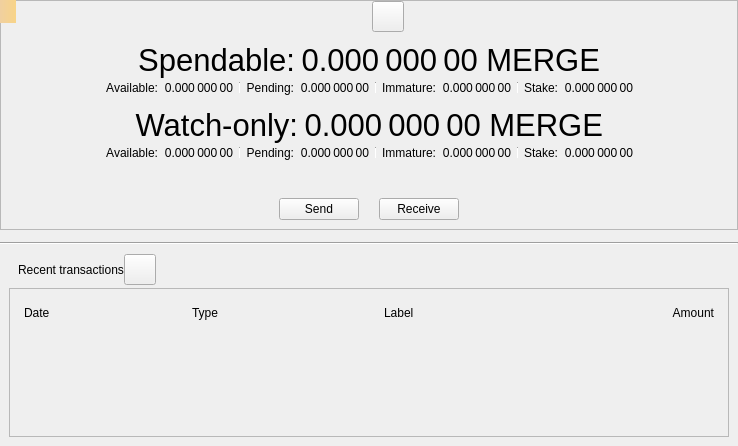
<?xml version="1.0" encoding="UTF-8"?>
<ui version="4.0">
 <class>OverviewPage</class>
 <widget class="QWidget" name="OverviewPage">
  <property name="geometry">
   <rect>
    <x>0</x>
    <y>0</y>
    <width>738</width>
    <height>446</height>
   </rect>
  </property>
  <property name="windowTitle">
   <string>Form</string>
  </property>
  <layout class="QVBoxLayout" name="verticalLayout_6">
   <property name="spacing">
    <number>0</number>
   </property>
   <property name="leftMargin">
    <number>0</number>
   </property>
   <property name="topMargin">
    <number>0</number>
   </property>
   <property name="rightMargin">
    <number>0</number>
   </property>
   <property name="bottomMargin">
    <number>0</number>
   </property>
   <item>
    <widget class="QFrame" name="frameBalances">
     <property name="frameShape">
      <enum>QFrame::StyledPanel</enum>
     </property>
     <property name="frameShadow">
      <enum>QFrame::Raised</enum>
     </property>
     <layout class="QVBoxLayout" name="verticalLayout_5">
      <property name="spacing">
       <number>0</number>
      </property>
      <property name="leftMargin">
       <number>0</number>
      </property>
      <property name="topMargin">
       <number>0</number>
      </property>
      <property name="rightMargin">
       <number>0</number>
      </property>
      <property name="bottomMargin">
       <number>0</number>
      </property>
      <item>
       <widget class="QWidget" name="widgetStatus" native="true">
        <layout class="QHBoxLayout" name="horizontalLayout_16">
         <property name="leftMargin">
          <number>0</number>
         </property>
         <property name="topMargin">
          <number>0</number>
         </property>
         <property name="rightMargin">
          <number>0</number>
         </property>
         <property name="bottomMargin">
          <number>0</number>
         </property>
         <item>
          <spacer name="horizontalSpacer_6">
           <property name="orientation">
            <enum>Qt::Horizontal</enum>
           </property>
           <property name="sizeHint" stdset="0">
            <size>
             <width>0</width>
             <height>20</height>
            </size>
           </property>
          </spacer>
         </item>
         <item>
          <widget class="QLabel" name="labelLogo">
           <property name="sizePolicy">
            <sizepolicy hsizetype="Fixed" vsizetype="Fixed">
             <horstretch>0</horstretch>
             <verstretch>0</verstretch>
            </sizepolicy>
           </property>
           <property name="minimumSize">
            <size>
             <width>32</width>
             <height>32</height>
            </size>
           </property>
          </widget>
         </item>
         <item>
          <widget class="QToolButton" name="labelWalletStatus">
           <property name="enabled">
            <bool>true</bool>
           </property>
           <property name="toolTip">
            <string>The displayed information may be out of date. Your wallet automatically synchronizes with the Merge network after a connection is established, but this process has not completed yet.</string>
           </property>
           <property name="text">
            <string/>
           </property>
           <property name="icon">
            <iconset>
             <normaloff>:/icons/warning</normaloff>
             <disabledoff>:/icons/warning</disabledoff>:/icons/warning</iconset>
           </property>
           <property name="iconSize">
            <size>
             <width>24</width>
             <height>24</height>
            </size>
           </property>
           <property name="flat" stdset="0">
            <bool>false</bool>
           </property>
          </widget>
         </item>
         <item>
          <spacer name="horizontalSpacer_5">
           <property name="orientation">
            <enum>Qt::Horizontal</enum>
           </property>
           <property name="sizeHint" stdset="0">
            <size>
             <width>0</width>
             <height>20</height>
            </size>
           </property>
          </spacer>
         </item>
        </layout>
       </widget>
      </item>
      <item>
       <widget class="QWidget" name="widgetWallet" native="true">
        <layout class="QVBoxLayout" name="verticalLayout_2">
         <property name="spacing">
          <number>0</number>
         </property>
         <item>
          <widget class="QWidget" name="widgetTotal" native="true">
           <layout class="QHBoxLayout" name="horizontalLayout">
            <property name="leftMargin">
             <number>0</number>
            </property>
            <property name="topMargin">
             <number>0</number>
            </property>
            <property name="rightMargin">
             <number>0</number>
            </property>
            <property name="bottomMargin">
             <number>0</number>
            </property>
            <item>
             <spacer name="horizontalSpacer_7">
              <property name="orientation">
               <enum>Qt::Horizontal</enum>
              </property>
              <property name="sizeHint" stdset="0">
               <size>
                <width>0</width>
                <height>20</height>
               </size>
              </property>
             </spacer>
            </item>
            <item>
             <widget class="QLabel" name="labelSpendable">
              <property name="font">
               <font>
                <pointsize>23</pointsize>
               </font>
              </property>
              <property name="text">
               <string>Spendable:</string>
              </property>
              <property name="alignment">
               <set>Qt::AlignRight|Qt::AlignTrailing|Qt::AlignVCenter</set>
              </property>
             </widget>
            </item>
            <item>
             <widget class="QLabel" name="labelTotal">
              <property name="font">
               <font>
                <pointsize>23</pointsize>
               </font>
              </property>
              <property name="cursor">
               <cursorShape>IBeamCursor</cursorShape>
              </property>
              <property name="toolTip">
               <string>Your current total balance</string>
              </property>
              <property name="text">
               <string notr="true">0.000 000 00 MERGE</string>
              </property>
              <property name="alignment">
               <set>Qt::AlignRight|Qt::AlignTrailing|Qt::AlignVCenter</set>
              </property>
              <property name="textInteractionFlags">
               <set>Qt::LinksAccessibleByMouse|Qt::TextSelectableByMouse</set>
              </property>
             </widget>
            </item>
            <item>
             <spacer name="horizontalSpacer_8">
              <property name="orientation">
               <enum>Qt::Horizontal</enum>
              </property>
              <property name="sizeHint" stdset="0">
               <size>
                <width>0</width>
                <height>20</height>
               </size>
              </property>
             </spacer>
            </item>
           </layout>
          </widget>
         </item>
         <item>
          <layout class="QHBoxLayout" name="horizontalLayout_13">
           <property name="leftMargin">
            <number>0</number>
           </property>
           <property name="topMargin">
            <number>0</number>
           </property>
           <property name="rightMargin">
            <number>0</number>
           </property>
           <property name="bottomMargin">
            <number>0</number>
           </property>
           <item>
            <spacer name="horizontalSpacer_9">
             <property name="orientation">
              <enum>Qt::Horizontal</enum>
             </property>
             <property name="sizeHint" stdset="0">
              <size>
               <width>40</width>
               <height>20</height>
              </size>
             </property>
            </spacer>
           </item>
           <item>
            <widget class="QWidget" name="widgetBalance" native="true">
             <layout class="QHBoxLayout" name="horizontalLayout_2">
              <property name="leftMargin">
               <number>0</number>
              </property>
              <property name="topMargin">
               <number>0</number>
              </property>
              <property name="rightMargin">
               <number>0</number>
              </property>
              <property name="bottomMargin">
               <number>0</number>
              </property>
              <item>
               <widget class="QLabel" name="labelBalanceText">
                <property name="text">
                 <string>Available:</string>
                </property>
                <property name="alignment">
                 <set>Qt::AlignRight|Qt::AlignTrailing|Qt::AlignVCenter</set>
                </property>
               </widget>
              </item>
              <item>
               <widget class="QLabel" name="labelBalance">
                <property name="cursor">
                 <cursorShape>IBeamCursor</cursorShape>
                </property>
                <property name="toolTip">
                 <string>Your current spendable balance</string>
                </property>
                <property name="text">
                 <string notr="true">0.000 000 00</string>
                </property>
                <property name="alignment">
                 <set>Qt::AlignRight|Qt::AlignTrailing|Qt::AlignVCenter</set>
                </property>
                <property name="textInteractionFlags">
                 <set>Qt::LinksAccessibleByMouse|Qt::TextSelectableByMouse</set>
                </property>
               </widget>
              </item>
             </layout>
            </widget>
           </item>
           <item>
            <widget class="QWidget" name="widgetPending" native="true">
             <layout class="QHBoxLayout" name="horizontalLayout_3">
              <property name="leftMargin">
               <number>6</number>
              </property>
              <property name="topMargin">
               <number>0</number>
              </property>
              <property name="rightMargin">
               <number>0</number>
              </property>
              <property name="bottomMargin">
               <number>0</number>
              </property>
              <item>
               <widget class="Line" name="vLine">
                <property name="maximumSize">
                 <size>
                  <width>1</width>
                  <height>12</height>
                 </size>
                </property>
                <property name="orientation">
                 <enum>Qt::Vertical</enum>
                </property>
               </widget>
              </item>
              <item>
               <widget class="QLabel" name="labelPendingText">
                <property name="text">
                 <string>Pending:</string>
                </property>
                <property name="alignment">
                 <set>Qt::AlignRight|Qt::AlignTrailing|Qt::AlignVCenter</set>
                </property>
               </widget>
              </item>
              <item>
               <widget class="QLabel" name="labelUnconfirmed">
                <property name="cursor">
                 <cursorShape>IBeamCursor</cursorShape>
                </property>
                <property name="toolTip">
                 <string>Total of transactions that have yet to be confirmed, and do not yet count toward the spendable balance</string>
                </property>
                <property name="text">
                 <string notr="true">0.000 000 00</string>
                </property>
                <property name="alignment">
                 <set>Qt::AlignRight|Qt::AlignTrailing|Qt::AlignVCenter</set>
                </property>
                <property name="textInteractionFlags">
                 <set>Qt::LinksAccessibleByMouse|Qt::TextSelectableByMouse</set>
                </property>
               </widget>
              </item>
             </layout>
            </widget>
           </item>
           <item>
            <widget class="QWidget" name="widgetImmature" native="true">
             <layout class="QHBoxLayout" name="horizontalLayout_4">
              <property name="leftMargin">
               <number>6</number>
              </property>
              <property name="topMargin">
               <number>0</number>
              </property>
              <property name="rightMargin">
               <number>0</number>
              </property>
              <property name="bottomMargin">
               <number>0</number>
              </property>
              <item>
               <widget class="Line" name="vLine_2">
                <property name="maximumSize">
                 <size>
                  <width>1</width>
                  <height>12</height>
                 </size>
                </property>
                <property name="orientation">
                 <enum>Qt::Vertical</enum>
                </property>
               </widget>
              </item>
              <item>
               <widget class="QLabel" name="labelImmatureText">
                <property name="text">
                 <string>Immature:</string>
                </property>
                <property name="alignment">
                 <set>Qt::AlignRight|Qt::AlignTrailing|Qt::AlignVCenter</set>
                </property>
               </widget>
              </item>
              <item>
               <widget class="QLabel" name="labelImmature">
                <property name="cursor">
                 <cursorShape>IBeamCursor</cursorShape>
                </property>
                <property name="toolTip">
                 <string>Mined balance that has not yet matured</string>
                </property>
                <property name="text">
                 <string notr="true">0.000 000 00</string>
                </property>
                <property name="alignment">
                 <set>Qt::AlignRight|Qt::AlignTrailing|Qt::AlignVCenter</set>
                </property>
                <property name="textInteractionFlags">
                 <set>Qt::LinksAccessibleByMouse|Qt::TextSelectableByMouse</set>
                </property>
               </widget>
              </item>
             </layout>
            </widget>
           </item>
           <item>
            <widget class="QWidget" name="widgetStake" native="true">
             <layout class="QHBoxLayout" name="horizontalLayout_7">
              <property name="leftMargin">
               <number>6</number>
              </property>
              <property name="topMargin">
               <number>0</number>
              </property>
              <property name="rightMargin">
               <number>0</number>
              </property>
              <property name="bottomMargin">
               <number>0</number>
              </property>
              <item>
               <widget class="Line" name="vLine_3">
                <property name="maximumSize">
                 <size>
                  <width>1</width>
                  <height>12</height>
                 </size>
                </property>
                <property name="orientation">
                 <enum>Qt::Vertical</enum>
                </property>
               </widget>
              </item>
              <item>
               <widget class="QLabel" name="labelStakeText">
                <property name="text">
                 <string>Stake:</string>
                </property>
                <property name="alignment">
                 <set>Qt::AlignRight|Qt::AlignTrailing|Qt::AlignVCenter</set>
                </property>
               </widget>
              </item>
              <item>
               <widget class="QLabel" name="labelStake">
                <property name="text">
                 <string>0.000 000 00</string>
                </property>
                <property name="alignment">
                 <set>Qt::AlignRight|Qt::AlignTrailing|Qt::AlignVCenter</set>
                </property>
                <property name="textInteractionFlags">
                 <set>Qt::LinksAccessibleByMouse|Qt::TextSelectableByMouse</set>
                </property>
               </widget>
              </item>
             </layout>
            </widget>
           </item>
           <item>
            <spacer name="horizontalSpacer_10">
             <property name="orientation">
              <enum>Qt::Horizontal</enum>
             </property>
             <property name="sizeHint" stdset="0">
              <size>
               <width>40</width>
               <height>20</height>
              </size>
             </property>
            </spacer>
           </item>
          </layout>
         </item>
        </layout>
       </widget>
      </item>
      <item>
       <widget class="QWidget" name="widgetWatch" native="true">
        <layout class="QVBoxLayout" name="verticalLayout_4">
         <property name="spacing">
          <number>0</number>
         </property>
         <property name="topMargin">
          <number>0</number>
         </property>
         <property name="bottomMargin">
          <number>0</number>
         </property>
         <item>
          <widget class="QWidget" name="widgetWatchTotal" native="true">
           <layout class="QHBoxLayout" name="horizontalLayout_8">
            <property name="leftMargin">
             <number>0</number>
            </property>
            <property name="topMargin">
             <number>0</number>
            </property>
            <property name="rightMargin">
             <number>0</number>
            </property>
            <property name="bottomMargin">
             <number>0</number>
            </property>
            <item>
             <spacer name="horizontalSpacer_11">
              <property name="orientation">
               <enum>Qt::Horizontal</enum>
              </property>
              <property name="sizeHint" stdset="0">
               <size>
                <width>0</width>
                <height>20</height>
               </size>
              </property>
             </spacer>
            </item>
            <item>
             <widget class="QLabel" name="labelWatchonly">
              <property name="font">
               <font>
                <pointsize>23</pointsize>
               </font>
              </property>
              <property name="text">
               <string>Watch-only:</string>
              </property>
              <property name="alignment">
               <set>Qt::AlignRight|Qt::AlignTrailing|Qt::AlignVCenter</set>
              </property>
             </widget>
            </item>
            <item>
             <widget class="QLabel" name="labelWatchTotal">
              <property name="font">
               <font>
                <pointsize>23</pointsize>
               </font>
              </property>
              <property name="cursor">
               <cursorShape>IBeamCursor</cursorShape>
              </property>
              <property name="toolTip">
               <string>Current total balance in watch-only addresses</string>
              </property>
              <property name="text">
               <string notr="true">0.000 000 00 MERGE</string>
              </property>
              <property name="alignment">
               <set>Qt::AlignRight|Qt::AlignTrailing|Qt::AlignVCenter</set>
              </property>
              <property name="textInteractionFlags">
               <set>Qt::LinksAccessibleByMouse|Qt::TextSelectableByMouse</set>
              </property>
             </widget>
            </item>
            <item>
             <spacer name="horizontalSpacer_12">
              <property name="orientation">
               <enum>Qt::Horizontal</enum>
              </property>
              <property name="sizeHint" stdset="0">
               <size>
                <width>0</width>
                <height>20</height>
               </size>
              </property>
             </spacer>
            </item>
           </layout>
          </widget>
         </item>
         <item>
          <layout class="QHBoxLayout" name="horizontalLayout_14">
           <property name="leftMargin">
            <number>0</number>
           </property>
           <property name="rightMargin">
            <number>0</number>
           </property>
           <item>
            <spacer name="horizontalSpacer_13">
             <property name="orientation">
              <enum>Qt::Horizontal</enum>
             </property>
             <property name="sizeHint" stdset="0">
              <size>
               <width>0</width>
               <height>20</height>
              </size>
             </property>
            </spacer>
           </item>
           <item>
            <widget class="QWidget" name="widgetWatchAvailable" native="true">
             <layout class="QHBoxLayout" name="horizontalLayout_9">
              <property name="leftMargin">
               <number>0</number>
              </property>
              <property name="topMargin">
               <number>0</number>
              </property>
              <property name="rightMargin">
               <number>0</number>
              </property>
              <property name="bottomMargin">
               <number>0</number>
              </property>
              <item>
               <widget class="QLabel" name="labelWatchAvailableText">
                <property name="text">
                 <string>Available:</string>
                </property>
                <property name="alignment">
                 <set>Qt::AlignRight|Qt::AlignTrailing|Qt::AlignVCenter</set>
                </property>
               </widget>
              </item>
              <item>
               <widget class="QLabel" name="labelWatchAvailable">
                <property name="cursor">
                 <cursorShape>IBeamCursor</cursorShape>
                </property>
                <property name="toolTip">
                 <string>Your current balance in watch-only addresses</string>
                </property>
                <property name="text">
                 <string notr="true">0.000 000 00</string>
                </property>
                <property name="alignment">
                 <set>Qt::AlignRight|Qt::AlignTrailing|Qt::AlignVCenter</set>
                </property>
                <property name="textInteractionFlags">
                 <set>Qt::LinksAccessibleByMouse|Qt::TextSelectableByMouse</set>
                </property>
               </widget>
              </item>
             </layout>
            </widget>
           </item>
           <item>
            <widget class="QWidget" name="widgetWatchPending" native="true">
             <layout class="QHBoxLayout" name="horizontalLayout_10">
              <property name="leftMargin">
               <number>6</number>
              </property>
              <property name="topMargin">
               <number>0</number>
              </property>
              <property name="rightMargin">
               <number>0</number>
              </property>
              <property name="bottomMargin">
               <number>0</number>
              </property>
              <item>
               <widget class="Line" name="vLine_4">
                <property name="maximumSize">
                 <size>
                  <width>1</width>
                  <height>12</height>
                 </size>
                </property>
                <property name="orientation">
                 <enum>Qt::Vertical</enum>
                </property>
               </widget>
              </item>
              <item>
               <widget class="QLabel" name="labelWatchPendingText">
                <property name="text">
                 <string>Pending:</string>
                </property>
                <property name="alignment">
                 <set>Qt::AlignRight|Qt::AlignTrailing|Qt::AlignVCenter</set>
                </property>
               </widget>
              </item>
              <item>
               <widget class="QLabel" name="labelWatchPending">
                <property name="cursor">
                 <cursorShape>IBeamCursor</cursorShape>
                </property>
                <property name="toolTip">
                 <string>Unconfirmed transactions to watch-only addresses</string>
                </property>
                <property name="text">
                 <string notr="true">0.000 000 00</string>
                </property>
                <property name="alignment">
                 <set>Qt::AlignRight|Qt::AlignTrailing|Qt::AlignVCenter</set>
                </property>
                <property name="textInteractionFlags">
                 <set>Qt::LinksAccessibleByMouse|Qt::TextSelectableByMouse</set>
                </property>
               </widget>
              </item>
             </layout>
            </widget>
           </item>
           <item>
            <widget class="QWidget" name="widgetWatchImmature" native="true">
             <layout class="QHBoxLayout" name="horizontalLayout_11">
              <property name="leftMargin">
               <number>6</number>
              </property>
              <property name="topMargin">
               <number>0</number>
              </property>
              <property name="rightMargin">
               <number>0</number>
              </property>
              <property name="bottomMargin">
               <number>0</number>
              </property>
              <item>
               <widget class="Line" name="vLine_5">
                <property name="maximumSize">
                 <size>
                  <width>1</width>
                  <height>12</height>
                 </size>
                </property>
                <property name="orientation">
                 <enum>Qt::Vertical</enum>
                </property>
               </widget>
              </item>
              <item>
               <widget class="QLabel" name="labelWatchImmatureText">
                <property name="text">
                 <string>Immature:</string>
                </property>
                <property name="alignment">
                 <set>Qt::AlignRight|Qt::AlignTrailing|Qt::AlignVCenter</set>
                </property>
               </widget>
              </item>
              <item>
               <widget class="QLabel" name="labelWatchImmature">
                <property name="cursor">
                 <cursorShape>IBeamCursor</cursorShape>
                </property>
                <property name="toolTip">
                 <string>Mined balance in watch-only addresses that has not yet matured</string>
                </property>
                <property name="text">
                 <string notr="true">0.000 000 00</string>
                </property>
                <property name="alignment">
                 <set>Qt::AlignRight|Qt::AlignTrailing|Qt::AlignVCenter</set>
                </property>
                <property name="textInteractionFlags">
                 <set>Qt::LinksAccessibleByMouse|Qt::TextSelectableByMouse</set>
                </property>
               </widget>
              </item>
             </layout>
            </widget>
           </item>
           <item>
            <widget class="QWidget" name="widgetWatchStake" native="true">
             <layout class="QHBoxLayout" name="horizontalLayout_12">
              <property name="leftMargin">
               <number>6</number>
              </property>
              <property name="topMargin">
               <number>0</number>
              </property>
              <property name="rightMargin">
               <number>0</number>
              </property>
              <property name="bottomMargin">
               <number>0</number>
              </property>
              <item>
               <widget class="Line" name="vLine_6">
                <property name="maximumSize">
                 <size>
                  <width>1</width>
                  <height>12</height>
                 </size>
                </property>
                <property name="orientation">
                 <enum>Qt::Vertical</enum>
                </property>
               </widget>
              </item>
              <item>
               <widget class="QLabel" name="labelWatchStakeText">
                <property name="text">
                 <string>Stake:</string>
                </property>
                <property name="alignment">
                 <set>Qt::AlignRight|Qt::AlignTrailing|Qt::AlignVCenter</set>
                </property>
               </widget>
              </item>
              <item>
               <widget class="QLabel" name="labelWatchStake">
                <property name="text">
                 <string>0.000 000 00</string>
                </property>
                <property name="alignment">
                 <set>Qt::AlignRight|Qt::AlignTrailing|Qt::AlignVCenter</set>
                </property>
                <property name="textInteractionFlags">
                 <set>Qt::LinksAccessibleByMouse|Qt::TextSelectableByMouse</set>
                </property>
               </widget>
              </item>
             </layout>
            </widget>
           </item>
           <item>
            <spacer name="horizontalSpacer_14">
             <property name="orientation">
              <enum>Qt::Horizontal</enum>
             </property>
             <property name="sizeHint" stdset="0">
              <size>
               <width>0</width>
               <height>20</height>
              </size>
             </property>
            </spacer>
           </item>
          </layout>
         </item>
        </layout>
       </widget>
      </item>
      <item>
       <widget class="QWidget" name="widgetTransaction" native="true">
        <layout class="QHBoxLayout" name="horizontalLayout_15">
         <property name="spacing">
          <number>20</number>
         </property>
         <property name="topMargin">
          <number>35</number>
         </property>
         <item>
          <spacer name="horizontalSpacer_15">
           <property name="orientation">
            <enum>Qt::Horizontal</enum>
           </property>
           <property name="sizeHint" stdset="0">
            <size>
             <width>0</width>
             <height>20</height>
            </size>
           </property>
          </spacer>
         </item>
         <item>
          <widget class="QtumPushButton" name="buttonSend">
           <property name="text">
            <string>Send</string>
           </property>
          </widget>
         </item>
         <item>
          <widget class="QtumPushButton" name="buttonReceive">
           <property name="text">
            <string>Receive</string>
           </property>
          </widget>
         </item>
         <item>
          <spacer name="horizontalSpacer_16">
           <property name="orientation">
            <enum>Qt::Horizontal</enum>
           </property>
           <property name="sizeHint" stdset="0">
            <size>
             <width>0</width>
             <height>20</height>
            </size>
           </property>
          </spacer>
         </item>
        </layout>
       </widget>
      </item>
     </layout>
    </widget>
   </item>
   <item>
    <spacer name="verticalSpacer_5">
     <property name="orientation">
      <enum>Qt::Vertical</enum>
     </property>
     <property name="sizeType">
      <enum>QSizePolicy::Fixed</enum>
     </property>
     <property name="sizeHint" stdset="0">
      <size>
       <width>20</width>
       <height>12</height>
      </size>
     </property>
    </spacer>
   </item>
   <item>
    <widget class="Line" name="hLine">
     <property name="orientation">
      <enum>Qt::Horizontal</enum>
     </property>
    </widget>
   </item>
   <item>
    <spacer name="verticalSpacer_4">
     <property name="orientation">
      <enum>Qt::Vertical</enum>
     </property>
     <property name="sizeType">
      <enum>QSizePolicy::Fixed</enum>
     </property>
     <property name="sizeHint" stdset="0">
      <size>
       <width>20</width>
       <height>0</height>
      </size>
     </property>
    </spacer>
   </item>
   <item>
    <widget class="QWidget" name="widgetRecent" native="true">
     <layout class="QVBoxLayout" name="verticalLayout">
      <property name="spacing">
       <number>0</number>
      </property>
      <item>
       <layout class="QHBoxLayout" name="horizontalLayout_6">
        <property name="leftMargin">
         <number>9</number>
        </property>
        <property name="rightMargin">
         <number>9</number>
        </property>
        <property name="bottomMargin">
         <number>3</number>
        </property>
        <item>
         <widget class="QLabel" name="labelRecentTransactions">
          <property name="text">
           <string>Recent transactions</string>
          </property>
         </widget>
        </item>
        <item>
         <widget class="QToolButton" name="labelTransactionsStatus">
          <property name="enabled">
           <bool>true</bool>
          </property>
          <property name="toolTip">
           <string>The displayed information may be out of date. Your wallet automatically synchronizes with the Merge network after a connection is established, but this process has not completed yet.</string>
          </property>
          <property name="text">
           <string/>
          </property>
          <property name="icon">
           <iconset>
            <normaloff>:/icons/warning</normaloff>
            <disabledoff>:/icons/warning</disabledoff>:/icons/warning</iconset>
          </property>
          <property name="iconSize">
           <size>
            <width>24</width>
            <height>24</height>
           </size>
          </property>
          <property name="flat" stdset="0">
           <bool>false</bool>
          </property>
         </widget>
        </item>
        <item>
         <spacer name="horizontalSpacer_3">
          <property name="orientation">
           <enum>Qt::Horizontal</enum>
          </property>
          <property name="sizeHint" stdset="0">
           <size>
            <width>0</width>
            <height>20</height>
           </size>
          </property>
         </spacer>
        </item>
       </layout>
      </item>
      <item>
       <layout class="QVBoxLayout" name="verticalLayout_3">
        <item>
         <widget class="QFrame" name="frameRecentTransactions">
          <property name="autoFillBackground">
           <bool>true</bool>
          </property>
          <property name="frameShape">
           <enum>QFrame::StyledPanel</enum>
          </property>
          <property name="frameShadow">
           <enum>QFrame::Raised</enum>
          </property>
          <layout class="QVBoxLayout" name="verticalLayout_8">
           <item>
            <widget class="QWidget" name="widget_header" native="true">
             <layout class="QHBoxLayout" name="horizontalLayout_5">
              <property name="spacing">
               <number>5</number>
              </property>
              <property name="leftMargin">
               <number>5</number>
              </property>
              <property name="topMargin">
               <number>5</number>
              </property>
              <property name="rightMargin">
               <number>5</number>
              </property>
              <property name="bottomMargin">
               <number>5</number>
              </property>
              <item>
               <widget class="QLabel" name="labelDate">
                <property name="text">
                 <string>Date</string>
                </property>
               </widget>
              </item>
              <item>
               <widget class="QLabel" name="labelType">
                <property name="text">
                 <string>Type</string>
                </property>
               </widget>
              </item>
              <item>
               <spacer name="horizontalSpacer_2">
                <property name="orientation">
                 <enum>Qt::Horizontal</enum>
                </property>
                <property name="sizeType">
                 <enum>QSizePolicy::Fixed</enum>
                </property>
                <property name="sizeHint" stdset="0">
                 <size>
                  <width>25</width>
                  <height>20</height>
                 </size>
                </property>
               </spacer>
              </item>
              <item>
               <widget class="QLabel" name="labelAddress">
                <property name="text">
                 <string>Label</string>
                </property>
               </widget>
              </item>
              <item>
               <widget class="QLabel" name="labelAmount">
                <property name="text">
                 <string>Amount</string>
                </property>
                <property name="alignment">
                 <set>Qt::AlignRight|Qt::AlignTrailing|Qt::AlignVCenter</set>
                </property>
               </widget>
              </item>
             </layout>
            </widget>
           </item>
           <item>
            <widget class="QListView" name="listTransactions">
             <property name="styleSheet">
              <string notr="true">QListView { background: transparent; }</string>
             </property>
             <property name="frameShape">
              <enum>QFrame::NoFrame</enum>
             </property>
             <property name="verticalScrollBarPolicy">
              <enum>Qt::ScrollBarAlwaysOff</enum>
             </property>
             <property name="horizontalScrollBarPolicy">
              <enum>Qt::ScrollBarAlwaysOff</enum>
             </property>
            </widget>
           </item>
          </layout>
         </widget>
        </item>
       </layout>
      </item>
     </layout>
    </widget>
   </item>
  </layout>
  <widget class="QLabel" name="labelAlerts">
   <property name="geometry">
    <rect>
     <x>0</x>
     <y>0</y>
     <width>16</width>
     <height>23</height>
    </rect>
   </property>
   <property name="visible">
    <bool>false</bool>
   </property>
   <property name="styleSheet">
    <string notr="true">QLabel { background-color: qlineargradient(x1: 0, y1: 0, x2: 1, y2: 0, stop:0 #F0D0A0, stop:1 #F8D488); color:#000000; }</string>
   </property>
   <property name="wordWrap">
    <bool>true</bool>
   </property>
   <property name="margin">
    <number>3</number>
   </property>
   <property name="textInteractionFlags">
    <set>Qt::TextSelectableByMouse</set>
   </property>
  </widget>
 </widget>
 <customwidgets>
  <customwidget>
   <class>QtumPushButton</class>
   <extends>QPushButton</extends>
   <header>qt/qtumpushbutton.h</header>
  </customwidget>
 </customwidgets>
 <resources/>
 <connections/>
</ui>
